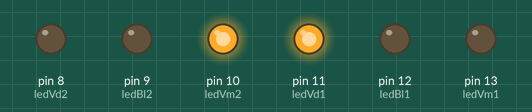
This sketch was run on a simulated Arduino Uno, built with avr-gcc and run on an emulated ATmega328P. On the bench: output pins drawn as LEDs (lit = HIGH).

Above: at 1.5 s.
At 3.5 s:
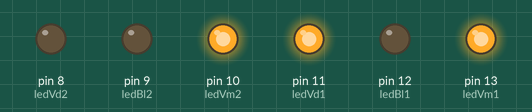
At 4.2 s:
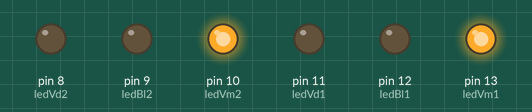
At 6.0 s:
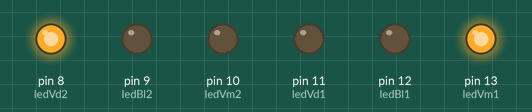
At 8.0 s:
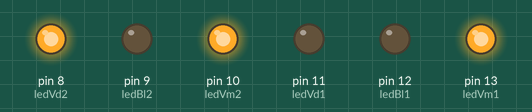
Timing chart, 0 to 11.7 s (numbered marks = the images above):
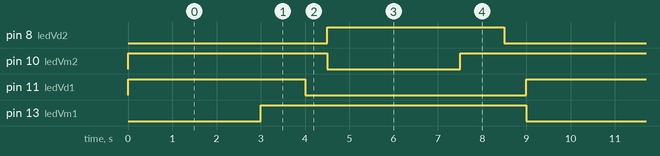

The sketch:

Codigo_5.ino
```cpp
#define ledVm1  13
#define ledBl1  12
#define ledVd1  11
#define ledVm2  10
#define ledBl2  9
#define ledVd2  8

void modo1();
void modo2();
void modo3();
void modo4();
void modo5();

void setup () {
  for (int i = 8; i <= 13; i++) {
    pinMode(i, OUTPUT);
    digitalWrite(i, LOW);
  }
}
void loop () {
  modo1();
  delay(3000);
  modo2();
  delay(1000);
  modo3();
  delay(500);
  modo4();
  delay(3000);
  modo5();
  delay(1000);
  modo3();
  delay(500);
}
void modo1() {
  digitalWrite(ledVm1, LOW);
  digitalWrite(ledBl1, LOW);
  digitalWrite(ledVd1, HIGH);
  digitalWrite(ledVm2, HIGH);
  digitalWrite(ledBl2, LOW);
  digitalWrite(ledVd2, LOW);
}
void modo2() {
  digitalWrite(ledVm1, HIGH);
  digitalWrite(ledBl1, LOW);
  digitalWrite(ledVd1, HIGH);
  digitalWrite(ledVm2, HIGH);
  digitalWrite(ledBl2, LOW);
  digitalWrite(ledVd2, LOW);
}
void modo3() {
  digitalWrite(ledVm1, HIGH);
  digitalWrite(ledBl1, LOW);
  digitalWrite(ledVd1, LOW);
  digitalWrite(ledVm2, HIGH);
  digitalWrite(ledBl2, LOW);
  digitalWrite(ledVd2, LOW);
}
void modo4() {
  digitalWrite(ledVm1, HIGH);
  digitalWrite(ledBl1, LOW);
  digitalWrite(ledVd1, LOW);
  digitalWrite(ledVm2, LOW);
  digitalWrite(ledBl2, LOW);
  digitalWrite(ledVd2, HIGH);
}
void modo5() {
  digitalWrite(ledVm1, HIGH);
  digitalWrite(ledBl1, LOW);
  digitalWrite(ledVd1, LOW);
  digitalWrite(ledVm2, HIGH);
  digitalWrite(ledBl2, LOW);
  digitalWrite(ledVd2, HIGH);
}
```

Measured:
- by itself, pin 8 (ledVd2), pin 11 (ledVd1): alternates HIGH for 4.0 s and LOW for 5.0 s
- by itself, pin 10 (ledVm2): repeats every 9.0 s: LOW 3.0 s, HIGH 6.0 s
- by itself, pin 13 (ledVm1): alternates HIGH for 6.0 s and LOW for 3.0 s
